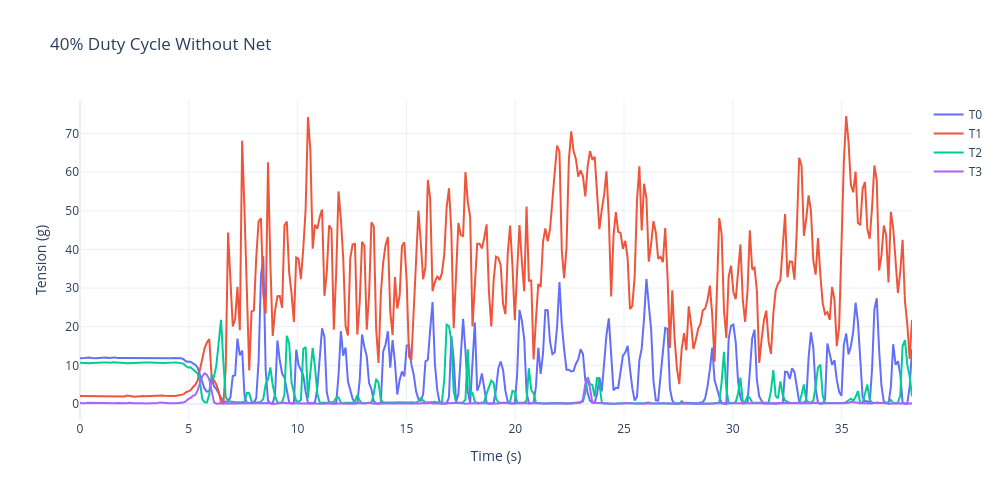

Notebook code cell kept with this figure:
### Code cell
# Plot the data
plot_tether_data(df_no_net_5, title="40% Duty Cycle Without Net")

### Figure 1 — Plotly figure (JSON) as saved in the notebook; plotly's stock layout.template omitted (floating-point values rounded to 4 significant figures; data arrays with more than 128 entries replaced by an {"elided": "..."} marker saying what was removed)
{"data": [{"line": {"width": 2}, "mode": "lines", "name": "T0", "type": "scatter", "x": {"elided": "355 float values"}, "y": {"elided": "355 float values"}}, {"line": {"width": 2}, "mode": "lines", "name": "T1", "type": "scatter", "x": {"elided": "355 float values"}, "y": {"elided": "355 float values"}}, {"line": {"width": 2}, "mode": "lines", "name": "T2", "type": "scatter", "x": {"elided": "355 float values"}, "y": {"elided": "355 float values"}}, {"line": {"width": 2}, "mode": "lines", "name": "T3", "type": "scatter", "x": {"elided": "355 float values"}, "y": {"elided": "355 float values"}}], "layout": {"height": 500, "hovermode": "x unified", "title": {"text": "40% Duty Cycle Without Net"}, "width": 1000, "xaxis": {"title": {"text": "Time (s)"}}, "yaxis": {"title": {"text": "Tension (g)"}}}}
